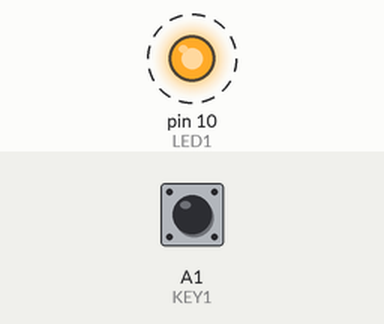
A sketch run on a simulated Arduino Uno, built with avr-gcc and run on an emulated ATmega328P. Shown: output pins drawn as LEDs (lit = HIGH). Dashed ring = blinking. Inputs (shaded band) come from the test bench; at power-on: A1 (KEY1) HIGH. What the sketch prints to the serial monitor is not drawn.

Above: at 0.5 s.
Timing chart, 0 to 4.6 s (numbered marks = the images above):
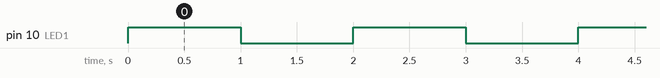

Measured:
- by itself, pin 10 (LED1): alternates HIGH for 1.0 s and LOW for 1.0 s

The sketch:

ex1a.ino
```cpp
#define LED1       10
#define LED2       11
#define LED3       12
#define LED4       13
#define BUZZ        3
#define KEY1       A1
#define KEY2       A2
#define KEY3       A3
#define POT        A0

unsigned long old;
int buttonState = 0;
void setup() {
  // initialize digital pin LED_BUILTIN as an output.
  Serial.begin(9600);
  pinMode(LED1, OUTPUT);
  pinMode(KEY1, INPUT_PULLUP);
  pinMode(KEY2, INPUT_PULLUP);
  pinMode(KEY3, INPUT_PULLUP);
}

// the loop function runs over and over again forever
void loop() {
  // read the state of the pushbutton value:
  buttonState = digitalRead(KEY1);

  // check if the pushbutton is pressed. If it is, the buttonState is HIGH:
  Serial.println(buttonState);
  if (buttonState == LOW) {
    // turn LED on:
    digitalWrite(LED1, LOW);
    while (1);
  }

  digitalWrite(LED1, HIGH);
  delay(1000);
  digitalWrite(LED1, LOW);
  delay(1000);
}
```
